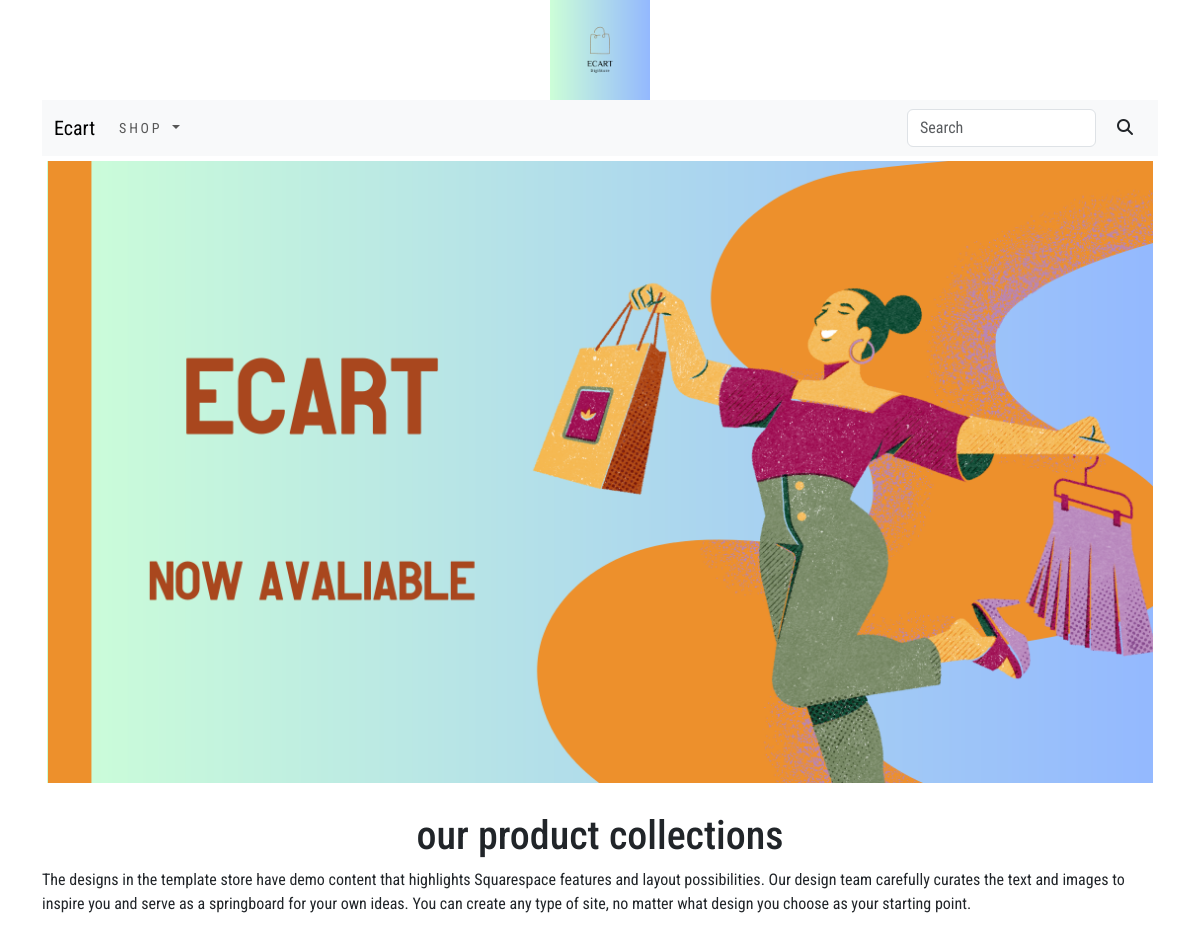
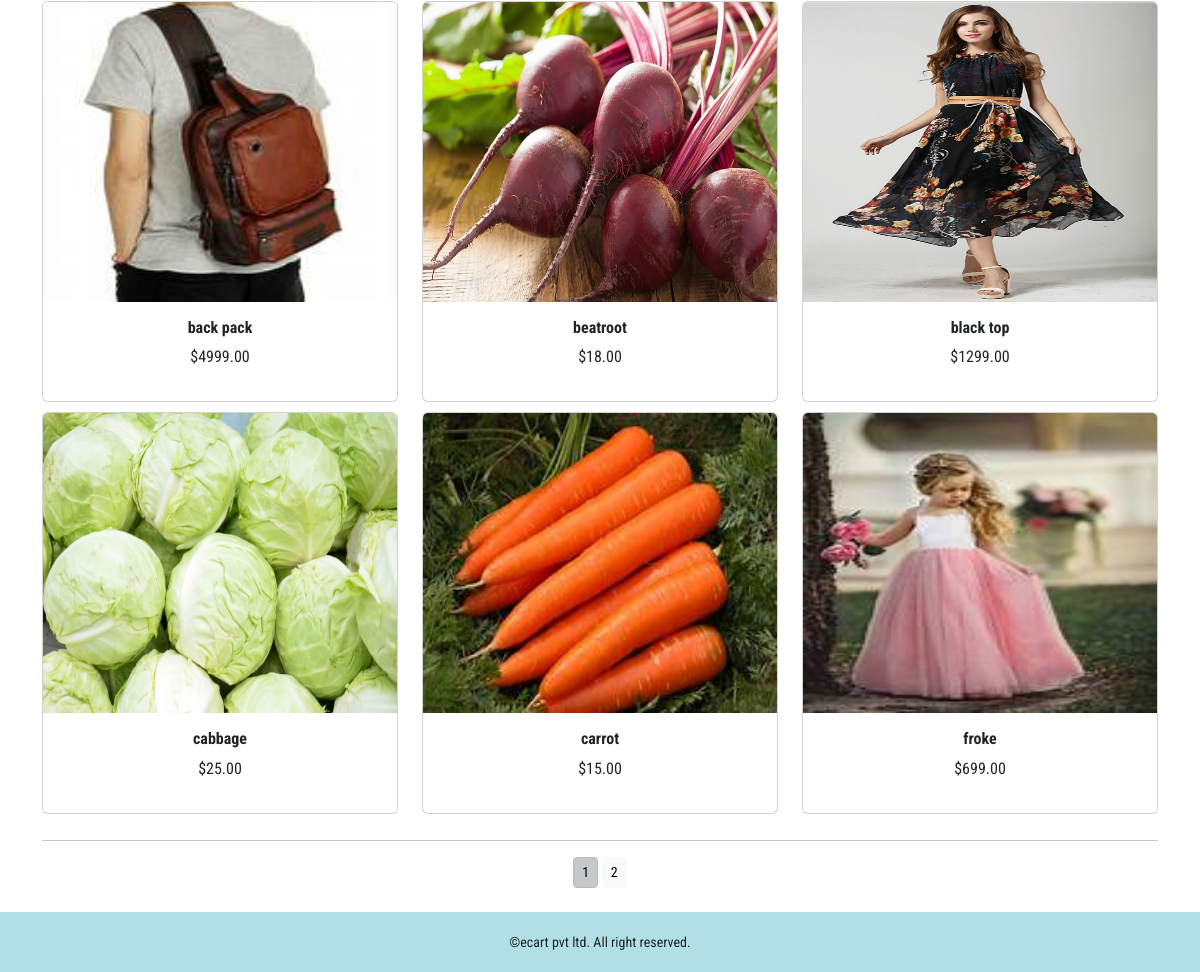
The app's page /ecart with its own data (2 pictures, top to bottom).
### ecartapp/models.py (models this page shows, shortened)
class Product(models.Model):
    name=models.CharField(max_length=250,unique=True)
    slug=models.SlugField(max_length=250,unique=True)
    description =models.TextField(blank=True)
    price=models.DecimalField(max_digits=10,decimal_places=2)
    category = models.ForeignKey(Category,on_delete=models.CASCADE)
    image = models.ImageField(upload_to='product',blank=True)
    stock=models.IntegerField()
    available=models.BooleanField(default=True)
    created=models.DateTimeField(auto_now_add=True)
    updated=models.DateTimeField(auto_now=True)
    class Meta:
        ordering = ('name',)
        verbose_name = 'product'
        verbose_name_plural = 'products'
    def get_url(self):
        return reverse('ecartapp:get_product_details', kwargs={"c_slug": self.category.slug,"p_slug":self.slug})

### ecartapp/views.py (the view)
# urls.py: path('', views.allProdCat,name='allProdCat'),
def allProdCat(request,c_slug=None):
    c_page = None
    products_list=None
    if c_slug!=None:
        c_page = get_object_or_404(Category,slug=c_slug)
        products_list=Product.objects.all().filter(category=c_page,available=True)
    else:
        products_list=Product.objects.all().filter(available=True)
    paginator = Paginator(products_list,6)
    try:
        page = int(request.GET.get('page','1'))
    except:
        page=1
    try:
        products = paginator.page(page)
    except (EmptyPage,InvalidPage):
        products = paginator.page(paginator.num_pages)
    return render(request,'category.html',{"category":c_page,"products":products})

### cartapp/context_processors.py (called while the page is built)
def counter(request):
    item_count = 0
    if 'admin'in request.path:
        return {}
    else:
        try:
            cart=Cart.objects.filter(cart_id=_cart_id(request))
            cart_items=CartItem.objects.all().filter(cart=cart[:1])
            for cart_item in cart_items:
                item_count += cart_item.quantity
        except Cart.DoesNotExist:
            item_count = 0
    return dict(item_count=item_count)

### cartapp/views.py (called while the page is built)
def _cart_id(request):
    cart = request.session.session_key
    if not cart:
        cart = request.session.create()
    return cart

### ecartapp/context_processors.py (called while the page is built)
def menu_links(request):
    links=Category.objects.all()
    return dict(links=links)

### ecartapp/models.py (called while the page is built)
    def get_url(self):
        return reverse('ecartapp:Products_of_Category',kwargs={"c_slug": self.slug})

### templates/category.html (shortened to what this page needs)
{% extends 'base.html' %}
{% load static %}
{% block content %}
    <div class="mx_auto">
      {% if category %}
        <img class="my_image" src="{{category.image.url}}" alt="{{category.name}}">
  </div>
  <br>
  <div>
      <h1 class="text-center my_title">{{category.name}}</h1>
      <p class="text-justify">{{category.description}}</p>
  </div>
      {% else %}
  <div>
        <img class="my_image my_image_padding" src="{% static 'img/banner.png'%}" alt="our products" width="1110" height="500" ></div>
  </div>
  <br>
<div>
  <h1 class="text-center my-title">our product collections</h1>
  <p class="text-justify">The designs in the template store have demo content that highlights Squarespace features and layout possibilities. Our design team carefully curates the text and images to inspire you and serve as a springboard for your own ideas. You can create any type of site, no matter what design you choose as your starting point.</p>
</div>
      {% endif %}
<div class="condainer">
  <div class="row mx_auto">
    {% for product in products.object_list %}
      <div class="my_bottom_margin col-9 col-sm-12 col-md-4 xol-lg-4">
        <div class="card text-center" style="min-width: 18rem;">
          <a href="{{product.get_url}}">
            {% if product.image %}
            <img class="card-img-top my_image" src="{{product.image.url}}" alt="{{product.name}}" style="height:300px;">
            {% endif %}
          </a>
          <div class="card-body" >
            <h6><b>{{product.name}}</b></h6>
            <p>${{product.price}}</p>
          </div>
        </div>
      </div>
    {% endfor%}
    </div>
    <div class="mx_auto">
       {% if products.paginator.num_pages > 1 %}
      <hr/>
      <div class="text-center">
        {% for pg in products.paginator.page_range %}
        <a href="?page={{pg}}" class="btn btn-light btn-sm {% if products.number == pg %} active {% endif %}">{{pg}}</a>
        {% endfor %}
      </div>
      {% endif %}
    </div>
    <br>
  </div>
{% endblock %}

### templates/base.html (shortened to what this page needs)
{%load static %}
<!DOCTYPE html>
<html lang="en">
<head>
    <link href="{% static 'css/bootstrap.min.css' %}" rel="stylesheet">
    <link href="{% static 'css/custom.css' %}" rel="stylesheet">
</head>
<body>
<div class="container">
{% include 'header.html' %}
{% include 'navbar.html' %}
{% block content %}
{% endblock%}
</div>
{% include 'footer.html' %}
</body>
</html>

### templates/header.html
{% load static %}
<header>
  <center>
        <a href="{% url 'ecartapp:allProdCat' %}"><img src="{% static 'img/logo.png' %}" alt="loginimg" style="width=100px;height:100px;">
  </center>
</header>

### templates/navbar.html (shortened to what this page needs)
<nav class="navbar navbar-expand-lg bg-body-tertiary">
  <div class="container-fluid">
    <a class="navbar-brand" href="#">Ecart</a>
    <div class="collapse navbar-collapse" id="navbarSupportedContent">
      <ul class="navbar-nav me-auto mb-2 mb-lg-0">
        <li class="nav-item dropdown {% if 'ecartapp request.path' %} active{% endif %}">
          <a class="nav-link dropdown-toggle" href="#" role="button" data-bs-toggle="dropdown" aria-expanded="false">
            Shop
          </a>
        </li>
      </ul>
      <form class="d-flex" action="{% url 'search_app:searchResult' %}" method="get" role="search">
        <input class="form-control me-2" type="search" name="q" placeholder="Search" aria-label="Search">
        <button class="btn " type="submit"><i class="fa fa-search"></i></button>
      </form>
    </div>
  </div>
</nav>

### templates/footer.html
<div class="footer navbar-fixed-bottom my_footer">
  <p class="text-center">
    &copy;ecart pvt ltd. All right reserved.
  </p>
</div>

### static/css/custom.css (style rules this page uses)
body { font-family: 'Roboto Condensed', sans-serif; }
.nav-item { letter-spacing: .2em; font-size : 14px; text-transform : uppercase; }
.my_footer { background-color : #b0e0e6; height : 60px; }
.my_footer p { padding-top : 20px; font-size : 14px; }
.my_image { width : 100%; height:auto; }
.my_image_padding { padding:5px; }
.my_bottom_margin { margin-bottom : 10px; }

### records on screen
Product: image (picture), name "back pack", price "4999.00"
Product: image (picture), name "beatroot", price "18.00"
Product: image (picture), name "black top", price "1299.00"
Product: image (picture), name "cabbage", price "25.00"
Product: image (picture), name "carrot", price "15.00"
Product: image (picture), name "froke", price "699.00"

### other values on screen
{{ pg }} "1" "2"
